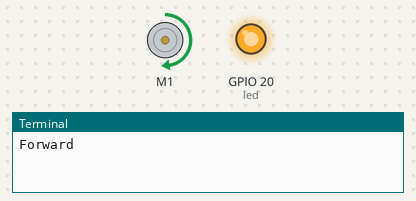
A program run on a simulated Raspberry Pi (BCM pin numbers). On the bench: DC motor (green arrow = forward, orange = backward, longer = faster), output pins drawn as LEDs (lit = HIGH), the last lines printed to the terminal.

Above: at 2.5 s.
At 7.5 s:
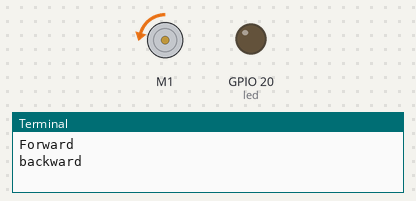
Timing chart, 0 to 13.0 s (numbered marks = the images above):
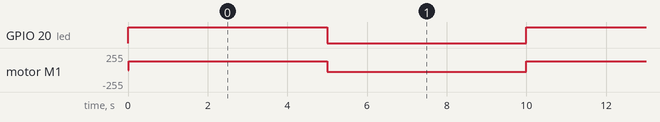

The program:

LEDmotor.py
```python
from gpiozero import Motor
from gpiozero import LED
import time

motor = Motor(forward=17, backward=27)
led=LED(20)

while True:
    print('Forward')
    motor.forward(speed=0.5)
    led.on()
    time.sleep(5)

    print('backward')
    motor.backward(speed=0.1)
    led.off()
    time.sleep(5)
```

Measured:
- by itself, GPIO 20 (led): alternates HIGH for 5.0 s and LOW for 5.0 s
- by itself, motor M1: alternates forward 128/255 for 5.0 s and backward 26/255 for 5.0 s
